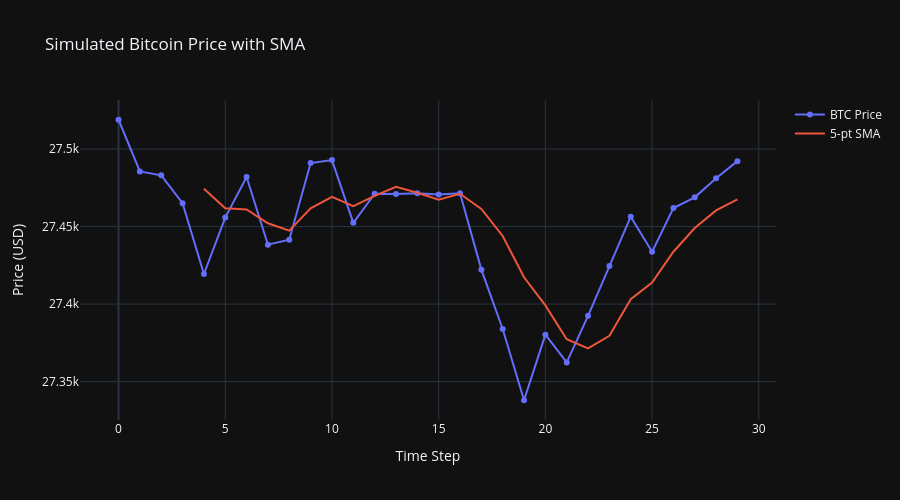

The cell this chart's notebook holds for it:
### Markdown cell above
This chart shows a simulated Bitcoin price stream with a 5-point Simple Moving Average (SMA) overlay.

### Code cell
# Create a Plotly chart of price + SMA
fig = go.Figure()
fig.add_trace(go.Scatter(y=df['Price'], mode='lines+markers', name='BTC Price'))
fig.add_trace(go.Scatter(y=df['SMA_5'], mode='lines', name='5-pt SMA'))

fig.update_layout(
    title='Simulated Bitcoin Price with SMA',
    xaxis_title='Time Step',
    yaxis_title='Price (USD)',
    template='plotly_dark',
    width=900,
    height=500
)
fig.show()

### Figure 1 — Plotly figure (JSON) as saved in the notebook; plotly's stock layout.template omitted (floating-point values rounded to 4 significant figures)
{"data": [{"mode": "lines+markers", "name": "BTC Price", "type": "scatter", "y": [27520.0, 27490.0, 27480.0, 27470.0, 27420.0, 27460.0, 27480.0, 27440.0, 27440.0, 27490.0, 27490.0, 27450.0, 27470.0, 27470.0, 27470.0, 27470.0, 27470.0, 27420.0, 27380.0, 27340.0, 27380.0, 27360.0, 27390.0, 27420.0, 27460.0, 27430.0, 27460.0, 27470.0, 27480.0, 27490.0]}, {"mode": "lines", "name": "5-pt SMA", "type": "scatter", "y": [NaN, NaN, NaN, NaN, 27470.0, 27460.0, 27460.0, 27450.0, 27450.0, 27460.0, 27470.0, 27460.0, 27470.0, 27480.0, 27470.0, 27470.0, 27470.0, 27460.0, 27440.0, 27420.0, 27400.0, 27380.0, 27370.0, 27380.0, 27400.0, 27410.0, 27430.0, 27450.0, 27460.0, 27470.0]}], "layout": {"height": 500, "title": {"text": "Simulated Bitcoin Price with SMA"}, "width": 900, "xaxis": {"title": {"text": "Time Step"}}, "yaxis": {"title": {"text": "Price (USD)"}}}}
